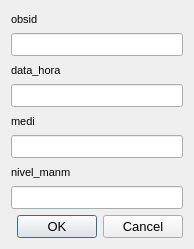
<?xml version="1.0" encoding="UTF-8"?>
<ui version="4.0">
 <class>TheDialog</class>
 <widget class="QDialog" name="TheDialog">
  <property name="windowModality">
   <enum>Qt::ApplicationModal</enum>
  </property>
  <property name="geometry">
   <rect>
    <x>0</x>
    <y>0</y>
    <width>194</width>
    <height>249</height>
   </rect>
  </property>
  <property name="sizePolicy">
   <sizepolicy hsizetype="Preferred" vsizetype="Preferred">
    <horstretch>0</horstretch>
    <verstretch>0</verstretch>
   </sizepolicy>
  </property>
  <property name="minimumSize">
   <size>
    <width>0</width>
    <height>0</height>
   </size>
  </property>
  <property name="maximumSize">
   <size>
    <width>16777215</width>
    <height>16777215</height>
   </size>
  </property>
  <property name="windowTitle">
   <string>Dialog</string>
  </property>
  <layout class="QGridLayout" name="gridLayout">
   <item row="0" column="0">
    <widget class="QLabel" name="label">
     <property name="minimumSize">
      <size>
       <width>40</width>
       <height>0</height>
      </size>
     </property>
     <property name="maximumSize">
      <size>
       <width>70</width>
       <height>16777215</height>
      </size>
     </property>
     <property name="font">
      <font>
       <family>Arial</family>
       <pointsize>8</pointsize>
      </font>
     </property>
     <property name="text">
      <string>obsid</string>
     </property>
     <property name="alignment">
      <set>Qt::AlignLeading|Qt::AlignLeft|Qt::AlignVCenter</set>
     </property>
    </widget>
   </item>
   <item row="1" column="0">
    <widget class="QLineEdit" name="obsid">
     <property name="sizePolicy">
      <sizepolicy hsizetype="Expanding" vsizetype="Fixed">
       <horstretch>0</horstretch>
       <verstretch>0</verstretch>
      </sizepolicy>
     </property>
     <property name="minimumSize">
      <size>
       <width>0</width>
       <height>0</height>
      </size>
     </property>
     <property name="maximumSize">
      <size>
       <width>16777215</width>
       <height>16777215</height>
      </size>
     </property>
     <property name="font">
      <font>
       <family>Arial</family>
       <pointsize>10</pointsize>
      </font>
     </property>
    </widget>
   </item>
   <item row="2" column="0">
    <widget class="QLabel" name="label_2">
     <property name="minimumSize">
      <size>
       <width>130</width>
       <height>0</height>
      </size>
     </property>
     <property name="maximumSize">
      <size>
       <width>3000</width>
       <height>16777215</height>
      </size>
     </property>
     <property name="font">
      <font>
       <family>Arial</family>
       <pointsize>8</pointsize>
      </font>
     </property>
     <property name="text">
      <string>data_hora</string>
     </property>
     <property name="alignment">
      <set>Qt::AlignLeading|Qt::AlignLeft|Qt::AlignVCenter</set>
     </property>
    </widget>
   </item>
   <item row="3" column="0">
    <widget class="QLineEdit" name="date_time">
     <property name="sizePolicy">
      <sizepolicy hsizetype="Expanding" vsizetype="Fixed">
       <horstretch>0</horstretch>
       <verstretch>0</verstretch>
      </sizepolicy>
     </property>
     <property name="minimumSize">
      <size>
       <width>0</width>
       <height>0</height>
      </size>
     </property>
     <property name="maximumSize">
      <size>
       <width>16777215</width>
       <height>16777215</height>
      </size>
     </property>
     <property name="font">
      <font>
       <family>Arial</family>
       <pointsize>10</pointsize>
      </font>
     </property>
    </widget>
   </item>
   <item row="4" column="0">
    <widget class="QLabel" name="label_10">
     <property name="minimumSize">
      <size>
       <width>40</width>
       <height>0</height>
      </size>
     </property>
     <property name="maximumSize">
      <size>
       <width>100</width>
       <height>16777215</height>
      </size>
     </property>
     <property name="font">
      <font>
       <family>Arial</family>
       <pointsize>8</pointsize>
      </font>
     </property>
     <property name="text">
      <string>medi</string>
     </property>
     <property name="alignment">
      <set>Qt::AlignLeading|Qt::AlignLeft|Qt::AlignVCenter</set>
     </property>
    </widget>
   </item>
   <item row="5" column="0">
    <widget class="QLineEdit" name="meas">
     <property name="sizePolicy">
      <sizepolicy hsizetype="Expanding" vsizetype="Fixed">
       <horstretch>0</horstretch>
       <verstretch>0</verstretch>
      </sizepolicy>
     </property>
     <property name="minimumSize">
      <size>
       <width>0</width>
       <height>0</height>
      </size>
     </property>
     <property name="maximumSize">
      <size>
       <width>16777215</width>
       <height>16777215</height>
      </size>
     </property>
     <property name="font">
      <font>
       <family>Arial</family>
       <pointsize>10</pointsize>
      </font>
     </property>
    </widget>
   </item>
   <item row="6" column="0">
    <widget class="QLabel" name="label_9">
     <property name="minimumSize">
      <size>
       <width>40</width>
       <height>0</height>
      </size>
     </property>
     <property name="maximumSize">
      <size>
       <width>100</width>
       <height>16777215</height>
      </size>
     </property>
     <property name="font">
      <font>
       <family>Arial</family>
       <pointsize>8</pointsize>
      </font>
     </property>
     <property name="text">
      <string>nivel_manm</string>
     </property>
     <property name="alignment">
      <set>Qt::AlignLeading|Qt::AlignLeft|Qt::AlignVCenter</set>
     </property>
    </widget>
   </item>
   <item row="7" column="0">
    <widget class="QLineEdit" name="level_masl">
     <property name="sizePolicy">
      <sizepolicy hsizetype="Expanding" vsizetype="Fixed">
       <horstretch>0</horstretch>
       <verstretch>0</verstretch>
      </sizepolicy>
     </property>
     <property name="minimumSize">
      <size>
       <width>0</width>
       <height>0</height>
      </size>
     </property>
     <property name="maximumSize">
      <size>
       <width>16777215</width>
       <height>16777215</height>
      </size>
     </property>
     <property name="font">
      <font>
       <family>Arial</family>
       <pointsize>10</pointsize>
      </font>
     </property>
    </widget>
   </item>
   <item row="8" column="0">
    <widget class="QDialogButtonBox" name="buttonBox">
     <property name="font">
      <font>
       <family>Arial</family>
       <pointsize>10</pointsize>
      </font>
     </property>
     <property name="standardButtons">
      <set>QDialogButtonBox::Cancel|QDialogButtonBox::Ok</set>
     </property>
    </widget>
   </item>
  </layout>
 </widget>
 <resources/>
 <connections/>
</ui>
